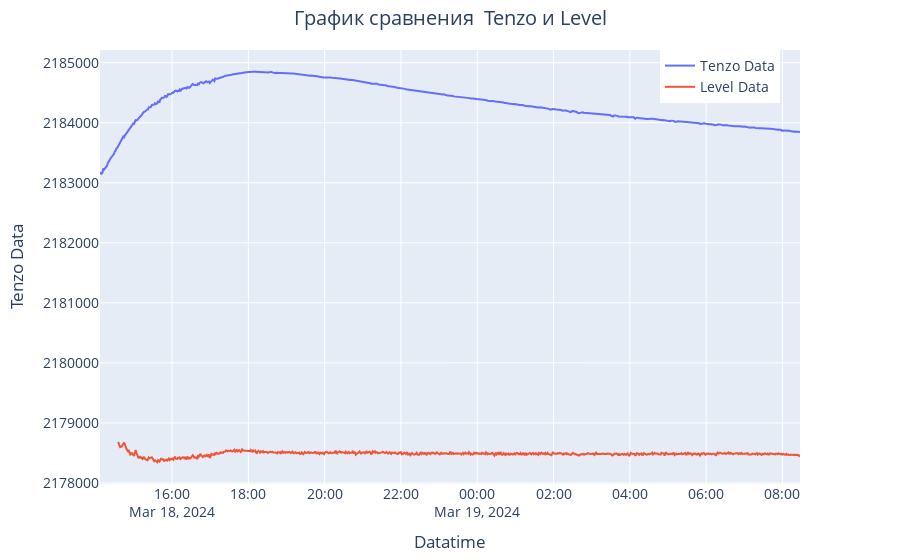

Here is the notebook cell this chart was saved with:
### Code cell
fig = go.Figure()

fig.add_trace(go.Scatter(x=df['Datetime'], y=df.tnzl, mode='lines', name='Tenzo Data'))
fig.add_trace(go.Scatter(x=df['Datetime'], y=level_dHdt, mode='lines', name='Level Data'))
    
  
fig.update_layout(
    legend=dict(x=.8),
    title='График сравнения  Tenzo и Level',
    title_x=0.5,
    xaxis=dict(title='Datatime'),
    yaxis=dict(tickformat ='d',title='Tenzo Data', side='left'),
    hovermode="x",
    font=dict(size=14),
    margin=dict(l=100, r=100, t=50, b=50) 
    )
fig.show()

### Figure 1 — Plotly figure (JSON) as saved in the notebook; plotly's stock layout.template omitted (floating-point values rounded to 4 significant figures; data arrays with more than 128 entries replaced by an {"elided": "..."} marker saying what was removed)
{"data": [{"mode": "lines", "name": "Tenzo Data", "type": "scatter", "x": {"elided": "909 str values"}, "y": {"elided": "909 int values"}}, {"mode": "lines", "name": "Level Data", "type": "scatter", "x": {"elided": "909 str values"}, "y": {"elided": "909 float values"}}], "layout": {"font": {"size": 14}, "hovermode": "x", "legend": {"x": 0.8}, "margin": {"b": 50, "l": 100, "r": 100, "t": 50}, "title": {"text": "График сравнения  Tenzo и Level", "x": 0.5}, "xaxis": {"title": {"text": "Datatime"}}, "yaxis": {"side": "left", "tickformat": "d", "title": {"text": "Tenzo Data"}}}}
